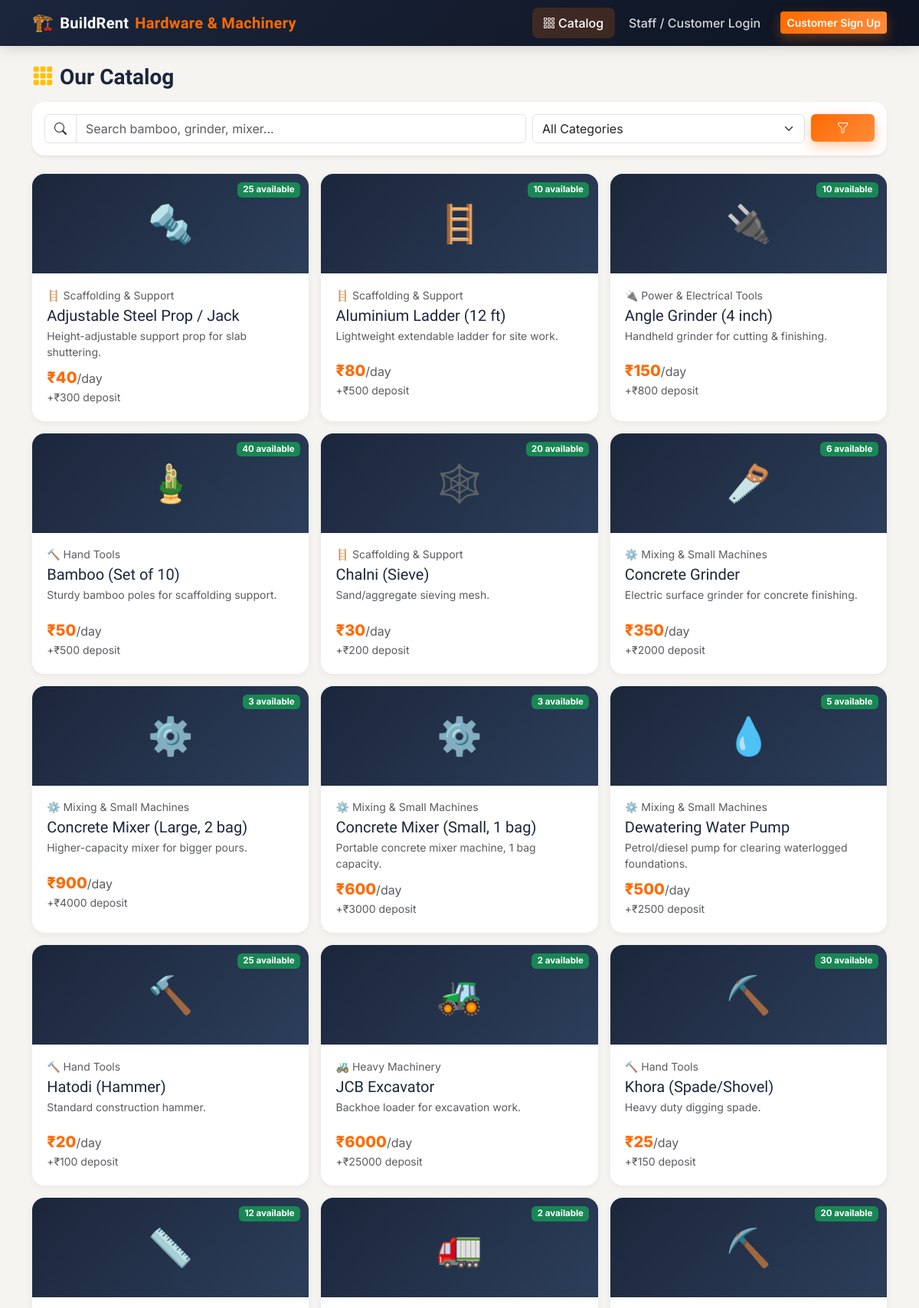
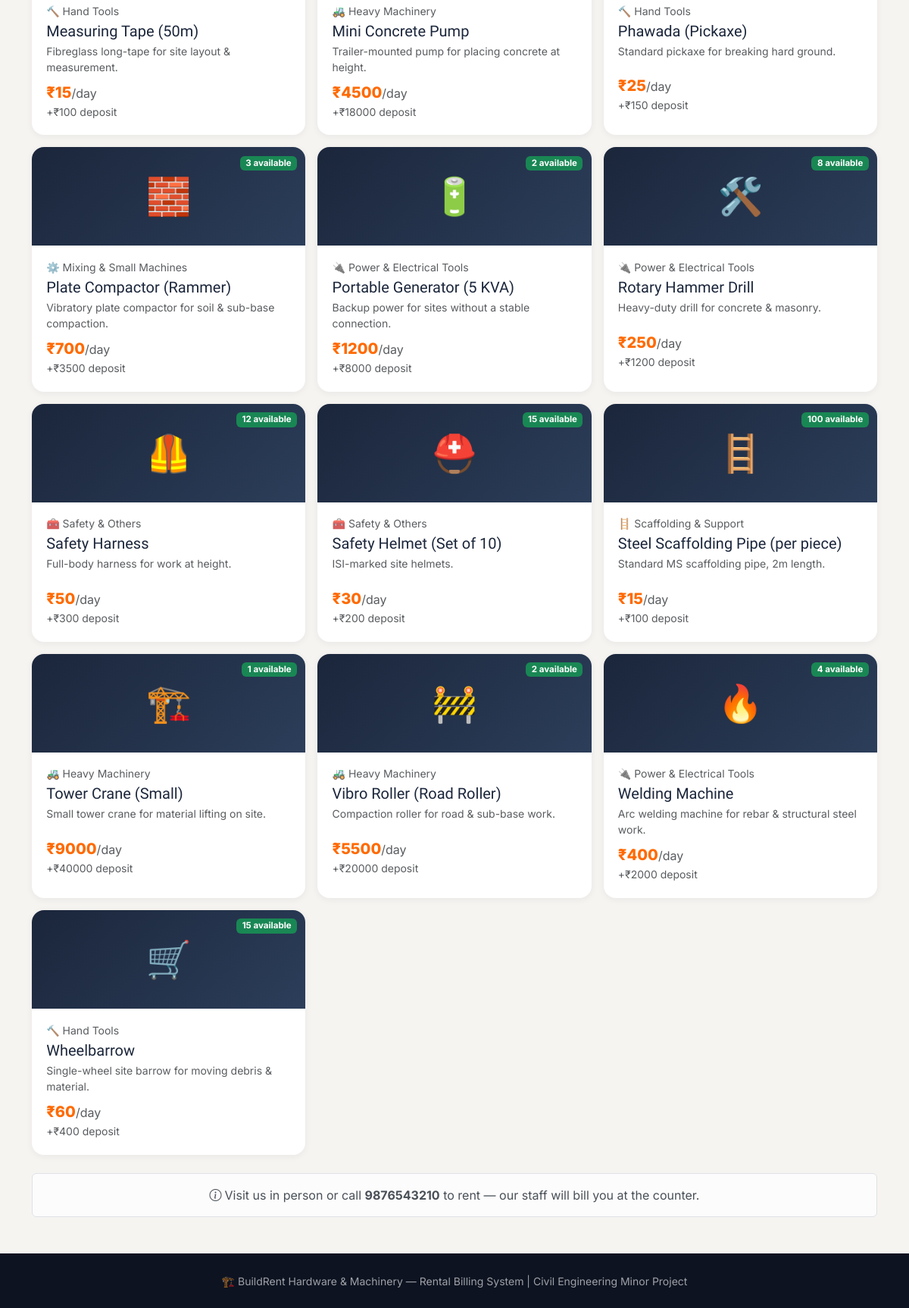
/catalog, run on the app's committed database (2 pictures, top to bottom).
### models.py (models this page shows, shortened)
class ShopSettings(db.Model):
    id = db.Column(db.Integer, primary_key=True)
    shop_name = db.Column(db.String(150), default="BuildRent Hardware & Machinery")
    tagline = db.Column(db.String(200), default="Construction material & machine rentals")
    address = db.Column(db.String(255), default="MIDC, Chh. Sambhaji Nagar, Maharashtra")
    phone = db.Column(db.String(20), default="9876543210")
    gst_no = db.Column(db.String(30), default="")

class Material(db.Model):
    id = db.Column(db.Integer, primary_key=True)
    category_id = db.Column(db.Integer, db.ForeignKey("category.id"), nullable=False)
    name = db.Column(db.String(120), nullable=False)
    description = db.Column(db.Text)
    price_per_day = db.Column(db.Float, nullable=False)
    deposit_amount = db.Column(db.Float, default=0)
    quantity_total = db.Column(db.Integer, nullable=False, default=1)
    quantity_available = db.Column(db.Integer, nullable=False, default=1)
    image_emoji = db.Column(db.String(10), default="🧱")
    is_active = db.Column(db.Boolean, default=True)
    created_at = db.Column(db.DateTime, default=db.func.now())
    items = db.relationship("BillItem", backref="material", lazy=True)

class Category(db.Model):
    id = db.Column(db.Integer, primary_key=True)
    name = db.Column(db.String(80), unique=True, nullable=False)
    icon = db.Column(db.String(20), default="🧰")
    materials = db.relationship("Material", backref="category", lazy=True)

### app.py (the view)
@app.route("/catalog")
def catalog():
    q = request.args.get("q", "").strip()
    category_id = request.args.get("category", type=int)
    query = Material.query.filter_by(is_active=True)
    if q:
        query = query.filter(Material.name.ilike(f"%{q}%"))
    if category_id:
        query = query.filter_by(category_id=category_id)
    materials = query.order_by(Material.name).all()
    categories = Category.query.all()
    return render_template("catalog.html", materials=materials, categories=categories, q=q, category_id=category_id)

### app.py (called while the page is built)
def get_shop():
    shop = ShopSettings.query.first()
    if not shop:
        shop = ShopSettings()
        db.session.add(shop)
        db.session.commit()
    return shop

@app.context_processor
def inject_shop():
    return {"shop": get_shop()}

### templates/catalog.html (shortened to what this page needs)
{% extends "base.html" %}
{% block content %}
<h3 class="section-title mb-3"><i class="bi bi-grid-3x3-gap-fill text-warning me-2"></i>Our Catalog</h3>
<div class="bg-white rounded-xl shadow-sm p-3 mb-4">
  <form class="row g-2" method="GET">
    <div class="col-md-7">
      <div class="input-group">
        <span class="input-group-text bg-white"><i class="bi bi-search"></i></span>
        <input type="text" class="form-control" name="q" placeholder="Search bamboo, grinder, mixer..." value="{{ q }}">
      </div>
    </div>
    <div class="col-md-4">
      <select class="form-select" name="category">
        <option value="">All Categories</option>
      </select>
    </div>
    <div class="col-md-1">
      <button class="btn btn-brand w-100" type="submit"><i class="bi bi-funnel"></i></button>
    </div>
  </form>
</div>
<div class="row g-3">
  {% for m in materials %}
  <div class="col-md-4">
    <div class="material-card card-hover">
      <div class="material-banner">
        {{ m.image_emoji }}
        <span class="badge stock-badge {{ 'bg-success' if m.quantity_available > 0 else 'bg-secondary' }}">
          {{ m.quantity_available if m.quantity_available > 0 else 'Out of stock' }}{{ ' available' if m.quantity_available > 0 else '' }}
        </span>
      </div>
      <div class="material-body">
        <div class="text-muted small mb-1">{{ m.category.icon }} {{ m.category.name }}</div>
        <h5 class="mb-1">{{ m.name }}</h5>
        <p class="small text-muted mb-2" style="min-height:2.4em;">{{ (m.description or "")[:80] }}{% if m.description and m.description|length > 80 %}…{% endif %}</p>
        <div class="d-flex justify-content-between align-items-center">
          <div>
            <div class="price-tag">₹{{ m.price_per_day|round(0)|int }}<span class="fs-6 fw-normal text-muted">/day</span></div>
            <div class="small text-muted">+₹{{ m.deposit_amount|round(0)|int }} deposit</div>
          </div>
        </div>
      </div>
    </div>
  </div>
  {% else %}
  <div class="col-12 text-center py-5">
    <i class="bi bi-inbox display-4 text-muted"></i>
    <p class="text-muted mt-2">No materials match your search.</p>
  </div>
  {% endfor %}
</div>
{% if not current_user.is_authenticated %}
<div class="alert alert-light border mt-4 text-center">
  <i class="bi bi-info-circle me-1"></i>Visit us in person or call <strong>{{ shop.phone }}</strong> to rent — our staff will bill you at the counter.
</div>
{% endif %}
{% endblock %}

### templates/base.html (shortened to what this page needs)
<!DOCTYPE html>
<html lang="en">
<head>
<link href="https://cdn.jsdelivr.net/npm/bootstrap@5.3.3/dist/css/bootstrap.min.css" rel="stylesheet">
<link href="https://cdn.jsdelivr.net/npm/bootstrap-icons@1.11.3/font/bootstrap-icons.min.css" rel="stylesheet">
<link rel="stylesheet" href="{{ url_for('static', filename='css/style.css') }}">
</head>
<body>
<nav class="navbar navbar-expand-lg navbar-dark navbar-brand-app sticky-top">
  <div class="container">
    <a class="navbar-brand d-flex align-items-center gap-2" href="{{ url_for('index') }}">
      <span style="font-size:1.4rem;">🏗️</span> {{ shop.shop_name.split(' ')[0] }}<span class="accent">{{ ' '.join(shop.shop_name.split(' ')[1:]) or 'Rentals' }}</span>
    </a>
    <div class="collapse navbar-collapse" id="nav">
      <ul class="navbar-nav ms-auto align-items-lg-center gap-lg-1">
        <li class="nav-item"><a class="nav-link {% if request.endpoint=='catalog' %}active{% endif %}" href="{{ url_for('catalog') }}"><i class="bi bi-grid-3x3-gap me-1"></i>Catalog</a></li>
        {% if current_user.is_authenticated %}
          {% if current_user.role in ['owner','biller'] %}
            <li class="nav-item"><a class="nav-link {% if request.endpoint=='new_bill' %}active{% endif %}" href="{{ url_for('new_bill') }}"><i class="bi bi-receipt me-1"></i>New Bill</a></li>
            <li class="nav-item"><a class="nav-link {% if request.endpoint=='bills_list' %}active{% endif %}" href="{{ url_for('bills_list') }}"><i class="bi bi-journal-text me-1"></i>Bills</a></li>
            <li class="nav-item"><a class="nav-link {% if request.endpoint=='active_rentals' %}active{% endif %}" href="{{ url_for('active_rentals') }}"><i class="bi bi-truck me-1"></i>Active Rentals</a></li>
            <li class="nav-item"><a class="nav-link {% if request.endpoint=='customers_list' %}active{% endif %}" href="{{ url_for('customers_list') }}"><i class="bi bi-people me-1"></i>Customers</a></li>
          {% endif %}
          {% if current_user.role == 'owner' %}
            <li class="nav-item dropdown">
              <a class="nav-link dropdown-toggle {% if request.endpoint in ['inventory','categories_page','staff_page','settings_page'] %}active{% endif %}" href="#" data-bs-toggle="dropdown"><i class="bi bi-gear me-1"></i>Manage</a>
              <ul class="dropdown-menu dropdown-menu-end">
                <li><a class="dropdown-item" href="{{ url_for('inventory') }}"><i class="bi bi-box-seam me-2"></i>Inventory</a></li>
                <li><a class="dropdown-item" href="{{ url_for('categories_page') }}"><i class="bi bi-tags me-2"></i>Categories</a></li>
                <li><a class="dropdown-item" href="{{ url_for('staff_page') }}"><i class="bi bi-person-badge me-2"></i>Staff / Billers</a></li>
                <li><a class="dropdown-item" href="{{ url_for('settings_page') }}"><i class="bi bi-sliders me-2"></i>Shop Settings</a></li>
              </ul>
            </li>
          {% endif %}
          {% if current_user.role == 'customer' %}
            <li class="nav-item"><a class="nav-link {% if request.endpoint=='customer_bills' %}active{% endif %}" href="{{ url_for('customer_bills') }}"><i class="bi bi-journal-check me-1"></i>My Rentals</a></li>
          {% endif %}
          <li class="nav-item"><a class="nav-link {% if request.endpoint=='dashboard' or 'dashboard' in request.endpoint %}active{% endif %}" href="{{ url_for('dashboard') }}"><i class="bi bi-speedometer2 me-1"></i>Dashboard</a></li>
          <li class="nav-item ms-lg-2 my-2 my-lg-0">
            <span class="role-pill">
              <span class="avatar-circle">{{ current_user.name[0]|upper }}</span>
              {{ current_user.name }} <span class="text-white-50">· {{ current_user.role }}</span>
            </span>
          </li>
          <li class="nav-item ms-lg-2"><a class="btn btn-sm btn-brand" href="{{ url_for('logout') }}"><i class="bi bi-box-arrow-right me-1"></i>Logout</a></li>
        {% else %}
          <li class="nav-item"><a class="nav-link" href="{{ url_for('login') }}">Staff / Customer Login</a></li>
          <li class="nav-item"><a class="btn btn-sm btn-brand ms-lg-2" href="{{ url_for('register') }}">Customer Sign Up</a></li>
        {% endif %}
      </ul>
    </div>
  </div>
</nav>
<div class="toast-container position-fixed top-0 end-0 p-3" style="z-index:1080;">
</div>
<main class="container my-4">
{% block content %}{% endblock %}
</main>
<footer class="footer-app text-center py-4 mt-5">
  <small>🏗️ {{ shop.shop_name }} &mdash; Rental Billing System | Civil Engineering Minor Project</small>
</footer>
</body>
</html>

### static/css/style.css (style rules this page uses)
:root { --primary:#ff6a00; --primary-dark:#e05a00; --secondary:#1b263b; --accent:#00b894; --bg:#f6f4f1; --card-bg:#ffffff; --text-dark:#1b263b; --text-muted:#6b7280; --radius:16px; --shadow-sm:0 2px 10px rgba(27,38,59,0.06); --shadow-md:0 8px 24px rgba(27,38,59,0.10); --shadow-lg:0 16px 40px rgba(27,38,59,0.16); }
* { box-sizing:border-box; }
body { background:var(--bg); font-family:'Inter', sans-serif; color:var(--text-dark); }
h1,h2,h3,h4,h5,h6, .navbar-brand, .fw-heading { font-family:'Sora', sans-serif; }
.navbar-brand-app { background:linear-gradient(135deg,#1b263b 0%, #0d1321 100%); box-shadow:0 2px 20px rgba(0,0,0,0.15); }
.navbar-brand-app .navbar-brand { font-weight:700; letter-spacing:.3px; color:#fff !important; }
.navbar-brand-app .navbar-brand .accent { color:var(--primary); }
.navbar-brand-app .nav-link { color:rgba(255,255,255,.82) !important; font-weight:500; padding:.5rem .9rem !important; border-radius:8px; transition:.15s; }
.navbar-brand-app .nav-link.active { color:#fff !important; background:rgba(255,106,0,.18); }
.btn-brand { background:linear-gradient(135deg,var(--primary) 0%, #ff8c3a 100%); border:none; color:#fff; font-weight:600; box-shadow:0 6px 16px rgba(255,106,0,.35); transition:.2s; }
.material-card { border-radius:var(--radius); overflow:hidden; background:#fff; box-shadow:var(--shadow-sm); height:100%; }
.material-banner { height:130px; display:flex; align-items:center; justify-content:center; font-size:3rem; background:linear-gradient(135deg, #1b263b 0%, #2c3e5a 100%); color:#fff; position:relative; }
.material-banner .stock-badge { position:absolute; top:.7rem; right:.7rem; font-size:.72rem; }
.material-body { padding:1.1rem 1.2rem 1.3rem; }
.price-tag { font-size:1.25rem; font-weight:800; color:var(--primary); }
.section-title { font-weight:800; }
.footer-app { background:#0d1321; color:rgba(255,255,255,.6); }
.rounded-xl { border-radius:var(--radius) !important; }

### data on the page
ShopSettings: shop_name "BuildRent", shop_name "Hardware & Machinery", phone "9876543210", shop_name "BuildRent Hardware & Machinery"
Material: image_emoji "🔩", quantity_available "25", quantity_available "available", category.icon "🪜", category.name "Scaffolding & Support", name "Adjustable Steel Prop / Jack", description "Height-adjustable support prop for slab shuttering.", price_per_day "40", deposit_amount "300"
Material: image_emoji "🪜", quantity_available "10", quantity_available "available", category.icon "🪜", category.name "Scaffolding & Support", name "Aluminium Ladder (12 ft)", description "Lightweight extendable ladder for site work.", price_per_day "80", deposit_amount "500"
Material: image_emoji "🔌", quantity_available "10", quantity_available "available", category.icon "🔌", category.name "Power & Electrical Tools", name "Angle Grinder (4 inch)", description "Handheld grinder for cutting & finishing.", price_per_day "150", deposit_amount "800"
Material: image_emoji "🎍", quantity_available "40", quantity_available "available", category.icon "🔨", category.name "Hand Tools", name "Bamboo (Set of 10)", description "Sturdy bamboo poles for scaffolding support.", price_per_day "50", deposit_amount "500"
Material: image_emoji "🕸️", quantity_available "20", quantity_available "available", category.icon "🪜", category.name "Scaffolding & Support", name "Chalni (Sieve)", description "Sand/aggregate sieving mesh.", price_per_day "30", deposit_amount "200"
Material: image_emoji "🪚", quantity_available "6", quantity_available "available", category.icon "⚙️", category.name "Mixing & Small Machines", name "Concrete Grinder", description "Electric surface grinder for concrete finishing.", price_per_day "350", deposit_amount "2000"
Material: image_emoji "⚙️", quantity_available "3", quantity_available "available", category.icon "⚙️", category.name "Mixing & Small Machines", name "Concrete Mixer (Large, 2 bag)", description "Higher-capacity mixer for bigger pours.", price_per_day "900", deposit_amount "4000"
Material: image_emoji "⚙️", quantity_available "3", quantity_available "available", category.icon "⚙️", category.name "Mixing & Small Machines", name "Concrete Mixer (Small, 1 bag)", description "Portable concrete mixer machine, 1 bag capacity.", price_per_day "600", deposit_amount "3000"
Material: image_emoji "💧", quantity_available "5", quantity_available "available", category.icon "⚙️", category.name "Mixing & Small Machines", name "Dewatering Water Pump", description "Petrol/diesel pump for clearing waterlogged foundations.", price_per_day "500", deposit_amount "2500"
Material: image_emoji "🔨", quantity_available "25", quantity_available "available", category.icon "🔨", category.name "Hand Tools", name "Hatodi (Hammer)", description "Standard construction hammer.", price_per_day "20", deposit_amount "100"
Material: image_emoji "🚜", quantity_available "2", quantity_available "available", category.icon "🚜", category.name "Heavy Machinery", name "JCB Excavator", description "Backhoe loader for excavation work.", price_per_day "6000", deposit_amount "25000"
Material: image_emoji "⛏️", quantity_available "30", quantity_available "available", category.icon "🔨", category.name "Hand Tools", name "Khora (Spade/Shovel)", description "Heavy duty digging spade.", price_per_day "25", deposit_amount "150"
Material: image_emoji "📏", quantity_available "12", quantity_available "available", category.icon "🔨", category.name "Hand Tools", name "Measuring Tape (50m)", description "Fibreglass long-tape for site layout & measurement.", price_per_day "15", deposit_amount "100"
Material: image_emoji "🚛", quantity_available "2", quantity_available "available", category.icon "🚜", category.name "Heavy Machinery", name "Mini Concrete Pump", description "Trailer-mounted pump for placing concrete at height.", price_per_day "4500", deposit_amount "18000"
Material: image_emoji "⛏️", quantity_available "20", quantity_available "available", category.icon "🔨", category.name "Hand Tools", name "Phawada (Pickaxe)", description "Standard pickaxe for breaking hard ground.", price_per_day "25", deposit_amount "150"
Material: image_emoji "🧱", quantity_available "3", quantity_available "available", category.icon "⚙️", category.name "Mixing & Small Machines", name "Plate Compactor (Rammer)", description "Vibratory plate compactor for soil & sub-base compaction.", price_per_day "700", deposit_amount "3500"
Material: image_emoji "🔋", quantity_available "2", quantity_available "available", category.icon "🔌", category.name "Power & Electrical Tools", name "Portable Generator (5 KVA)", description "Backup power for sites without a stable connection.", price_per_day "1200", deposit_amount "8000"
Material: image_emoji "🛠️", quantity_available "8", quantity_available "available", category.icon "🔌", category.name "Power & Electrical Tools", name "Rotary Hammer Drill", description "Heavy-duty drill for concrete & masonry.", price_per_day "250", deposit_amount "1200"
Material: image_emoji "🦺", quantity_available "12", quantity_available "available", category.icon "🧰", category.name "Safety & Others", name "Safety Harness", description "Full-body harness for work at height.", price_per_day "50", deposit_amount "300"
Material: image_emoji "⛑️", quantity_available "15", quantity_available "available", category.icon "🧰", category.name "Safety & Others", name "Safety Helmet (Set of 10)", description "ISI-marked site helmets.", price_per_day "30", deposit_amount "200"
Material: image_emoji "🪜", quantity_available "100", quantity_available "available", category.icon "🪜", category.name "Scaffolding & Support", name "Steel Scaffolding Pipe (per piece)", description "Standard MS scaffolding pipe, 2m length.", price_per_day "15", deposit_amount "100"
Material: image_emoji "🏗️", quantity_available "1", quantity_available "available", category.icon "🚜", category.name "Heavy Machinery", name "Tower Crane (Small)", description "Small tower crane for material lifting on site.", price_per_day "9000", deposit_amount "40000"
Material: image_emoji "🚧", quantity_available "2", quantity_available "available", category.icon "🚜", category.name "Heavy Machinery", name "Vibro Roller (Road Roller)", description "Compaction roller for road & sub-base work.", price_per_day "5500", deposit_amount "20000"
Material: image_emoji "🔥", quantity_available "4", quantity_available "available", category.icon "🔌", category.name "Power & Electrical Tools", name "Welding Machine", description "Arc welding machine for rebar & structural steel work.", price_per_day "400", deposit_amount "2000"
Material: image_emoji "🛒", quantity_available "15", quantity_available "available", category.icon "🔨", category.name "Hand Tools", name "Wheelbarrow", description "Single-wheel site barrow for moving debris & material.", price_per_day "60", deposit_amount "400"
